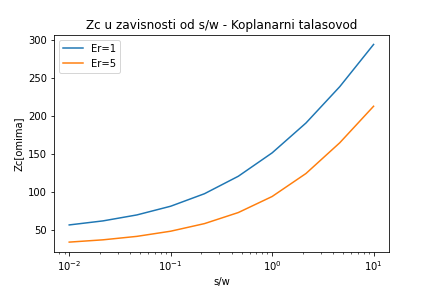

Generate this figure with Python:
from cProfile import label
import numpy as np
import matplotlib.pyplot as plt
import math

w=1
h=1
s=w*np.power(10, np.arange(10)/3-2)
#print(s)
t=1/1000*w
#print(t)

x=s/w
Zc=[[5.648E+01, 6.181E+01, 6.965E+01,8.112E+01, 9.761E+01, 1.206E+02,
    1.514E+02, 1.907E+02, 2.386E+02, 2.942E+02],
    [3.385E+01, 3.687E+01, 4.142E+01, 4.822E+01, 5.823E+01, 7.280E+01,
    9.393E+01, 1.242E+02, 1.647E+02, 2.128E+02]]

plt.figure()
plt.semilogx(x,Zc[0], label='Er=1')
plt.semilogx(x,Zc[1], label='Er=5')
plt.title('Zc u zavisnosti od s/w - Koplanarni talasovod')
plt.xlabel('s/w')
plt.ylabel('Zc[omima]')
plt.legend()
plt.savefig('./EMC-Linpar/Vezbe04/Fajlovi/Zadatak02.png')
plt.show()

print('Krecu se od ', str(3.385E+01), ' do ', str(2.942E+02), ' oma')
